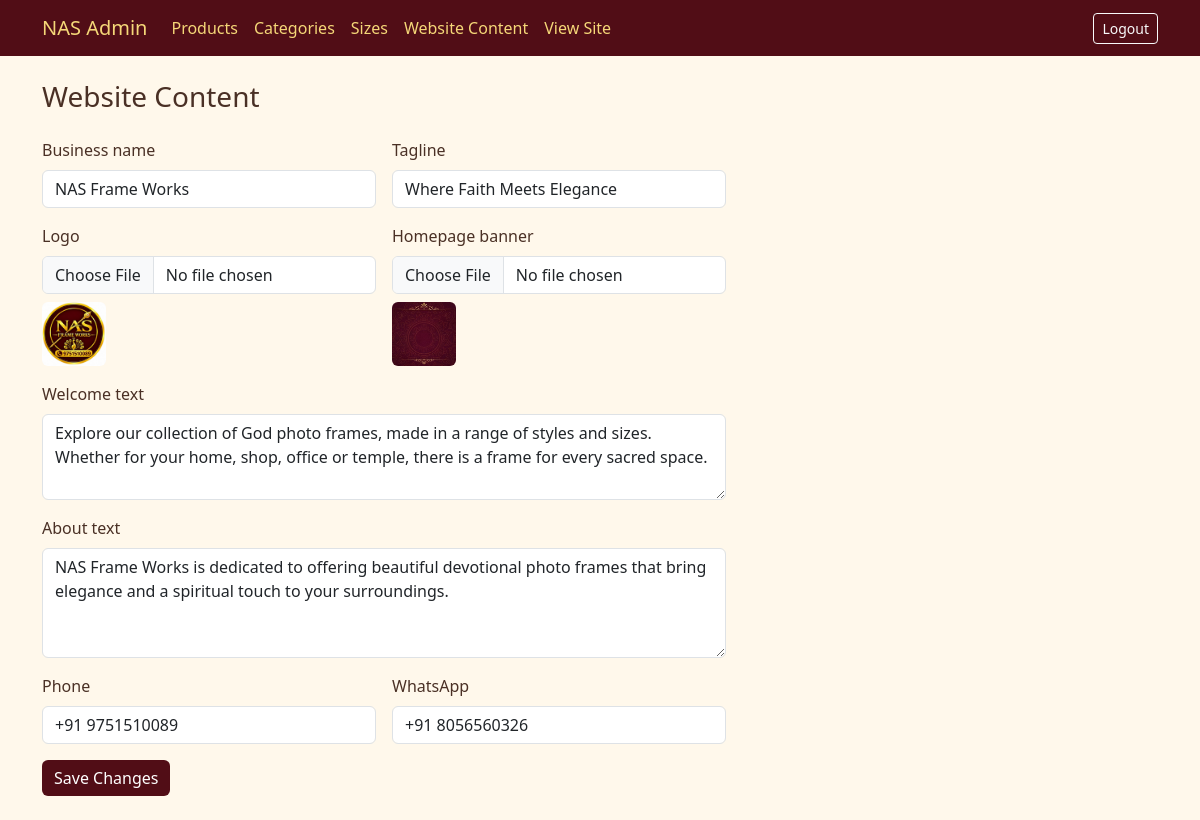
Screenshot of /admin/settings (signed in) with the database file from the repository.
### app/models.py (models this page shows)
class SiteSettings(db.Model):
    id = db.Column(db.Integer, primary_key=True)
    business_name = db.Column(db.String(120), default="NAS Frame Works")
    tagline = db.Column(db.String(200), default="Beautiful Photos for Divine Memories")
    logo_filename = db.Column(db.String(255))
    banner_filename = db.Column(db.String(255))
    welcome_text = db.Column(db.Text, default=(
        "Discover beautiful devotional photo frames in elegant styles and sizes, "
        "created to bring divine memories into your home."))
    about_text = db.Column(db.Text, default=(
        "NAS Frame Works is dedicated to offering beautiful devotional photo frames "
        "that bring elegance and a spiritual touch to your surroundings."))
    phone = db.Column(db.String(30), default="+91 9751510089")
    whatsapp = db.Column(db.String(30), default="+91 8056560326")
    @staticmethod
    def get():
        s = SiteSettings.query.first()
        if not s:
            s = SiteSettings()
            db.session.add(s)
            db.session.commit()
        return s

### app/routes/admin.py (the view, shortened to what this page needs)
@admin_bp.route("/settings", methods=["GET", "POST"])
@login_required
def settings():
    s = SiteSettings.get()
    return render_template("admin/settings.html", s=s)

### app/models.py (called while the page is built)
@login_manager.user_loader
def load_user(user_id):
    return db.session.get(Admin, int(user_id))

### app/templates/admin/settings.html (shortened to what this page needs)
{% extends "admin/base.html" %}
{% block content %}
<h1 class="h3 mb-4">Website Content</h1>
<form method="post" enctype="multipart/form-data" class="row g-3" style="max-width:700px">
  <div class="col-md-6"><label class="form-label">Business name</label>
    <input class="form-control" name="business_name" value="{{ s.business_name }}" required></div>
  <div class="col-md-6"><label class="form-label">Tagline</label>
    <input class="form-control" name="tagline" value="{{ s.tagline }}"></div>
  <div class="col-md-6"><label class="form-label">Logo</label>
    <input class="form-control" type="file" name="logo" accept=".jpg,.jpeg,.png,.webp">
    {% if s.logo_filename %}<img class="thumb mt-2" src="{{ url_for('main.uploads', filename=s.logo_filename) }}" alt="Logo">{% endif %}</div>
  <div class="col-md-6"><label class="form-label">Homepage banner</label>
    <input class="form-control" type="file" name="banner" accept=".jpg,.jpeg,.png,.webp">
    {% if s.banner_filename %}<img class="thumb mt-2" src="{{ url_for('main.uploads', filename=s.banner_filename) }}" alt="Banner">{% endif %}</div>
  <div class="col-12"><label class="form-label">Welcome text</label>
    <textarea class="form-control" name="welcome_text" rows="3">{{ s.welcome_text }}</textarea></div>
  <div class="col-12"><label class="form-label">About text</label>
    <textarea class="form-control" name="about_text" rows="4">{{ s.about_text }}</textarea></div>
  <div class="col-md-6"><label class="form-label">Phone</label>
    <input class="form-control" name="phone" value="{{ s.phone }}"></div>
  <div class="col-md-6"><label class="form-label">WhatsApp</label>
    <input class="form-control" name="whatsapp" value="{{ s.whatsapp }}"></div>
  <div class="col-12"><button class="btn btn-burgundy">Save Changes</button></div>
</form>
{% endblock %}

### app/templates/admin/base.html (style rules this page uses)
body { background:#FFF8EB; color:#4A3025; }
.btn-burgundy { background:#510D16; color:#fff; border:0; }
.thumb { width:64px; height:64px; object-fit:cover; border-radius:6px; }

### rows the page displays
SiteSettings: business_name "NAS Frame Works", tagline "Where Faith Meets Elegance", logo_filename (picture), banner_filename (picture), welcome_text "Explore our collection of God photo frames, made in a range of styles and sizes. Whether for your home, shop, office or temple, there is a frame for every sacred space.", about_text "NAS Frame Works is dedicated to offering beautiful devotional photo frames that bring elegance and a spiritual touch to your surroundings.", phone "+91 9751510089", whatsapp "+91 8056560326"
